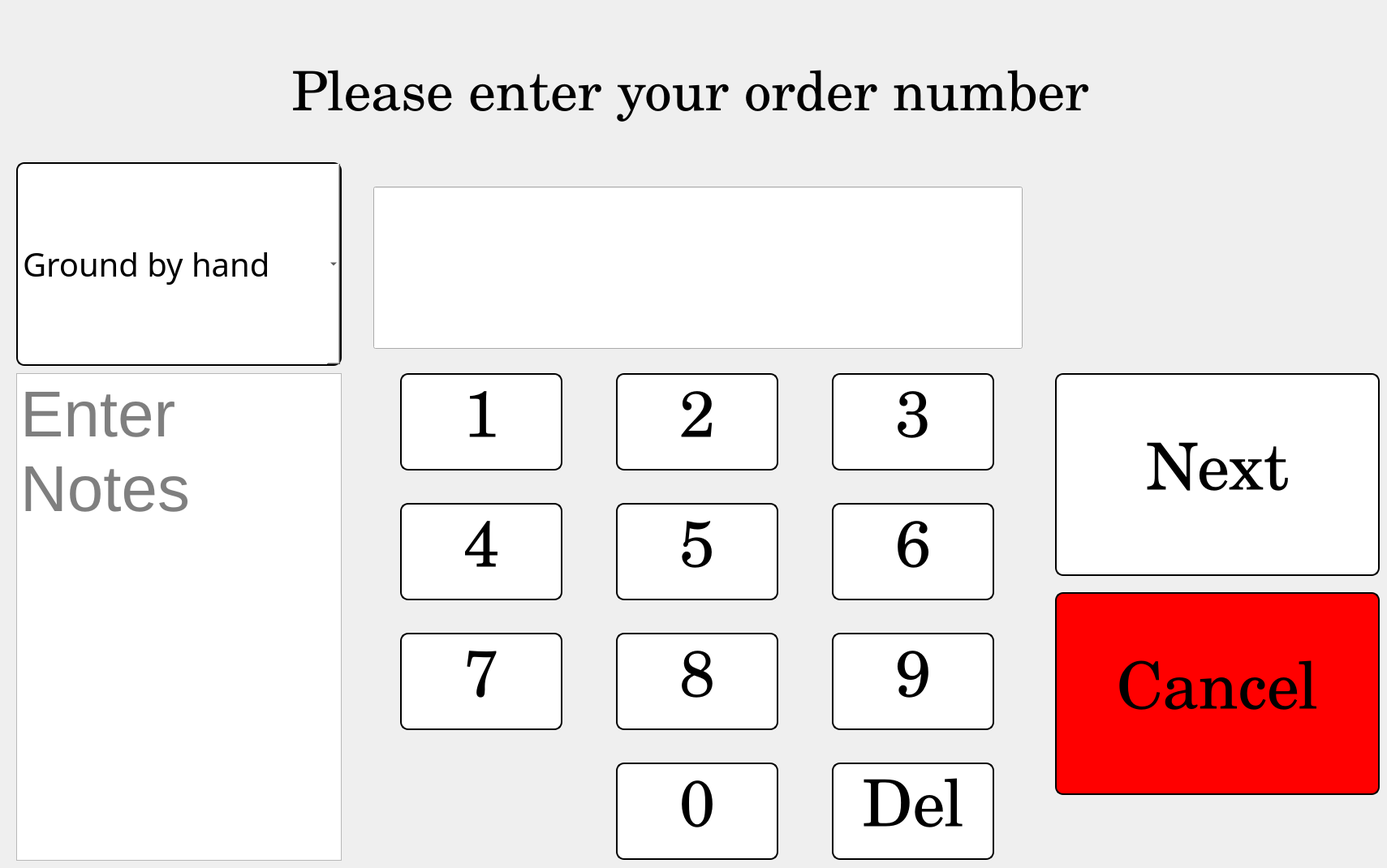
    <widget class="QWidget" name="OrderNumPage">
     <widget class="QLabel" name="enter_id_lbl">
      <property name="geometry">
       <rect>
        <x>290</x>
        <y>20</y>
        <width>1121</width>
        <height>200</height>
       </rect>
      </property>
      <property name="font">
       <font>
        <family>Century</family>
        <pointsize>50</pointsize>
       </font>
      </property>
      <property name="text">
       <string>Please enter your order number</string>
      </property>
      <property name="alignment">
       <set>Qt::AlignCenter</set>
      </property>
      <property name="wordWrap">
       <bool>true</bool>
      </property>
     </widget>
     <widget class="QLineEdit" name="order_num_entry">
      <property name="geometry">
       <rect>
        <x>460</x>
        <y>230</y>
        <width>800</width>
        <height>200</height>
       </rect>
      </property>
      <property name="font">
       <font>
        <pointsize>60</pointsize>
       </font>
      </property>
      <property name="inputMethodHints">
       <set>Qt::ImhDigitsOnly|Qt::ImhPreferNumbers</set>
      </property>
      <property name="text">
       <string/>
      </property>
      <property name="alignment">
       <set>Qt::AlignCenter</set>
      </property>
     </widget>
     <widget class="QPushButton" name="order_num_cancel_btn">
      <property name="geometry">
       <rect>
        <x>1300</x>
        <y>730</y>
        <width>400</width>
        <height>250</height>
       </rect>
      </property>
      <property name="font">
       <font>
        <family>Century</family>
        <pointsize>60</pointsize>
       </font>
      </property>
      <property name="styleSheet">
       <string notr="true">background-color: red;
    border-style: outset;
    border-width: 2px;
    border-radius: 10px;
    border-color: black;
   outline:none;
    padding: 6px;</string>
      </property>
      <property name="text">
       <string>Cancel</string>
      </property>
     </widget>
     <widget class="QPushButton" name="one_btn">
      <property name="geometry">
       <rect>
        <x>493</x>
        <y>460</y>
        <width>200</width>
        <height>120</height>
       </rect>
      </property>
      <property name="font">
       <font>
        <family>Century</family>
        <pointsize>60</pointsize>
       </font>
      </property>
      <property name="styleSheet">
       <string notr="true">background-color: white;
    border-style: outset;
    border-width: 2px;
    border-radius: 10px;
    border-color: black;
   outline:none;
    padding: 6px;</string>
      </property>
      <property name="text">
       <string>1</string>
      </property>
     </widget>
     <widget class="QPushButton" name="two_btn">
      <property name="geometry">
       <rect>
        <x>759</x>
        <y>460</y>
        <width>200</width>
        <height>120</height>
       </rect>
      </property>
      <property name="font">
       <font>
        <family>Century</family>
        <pointsize>60</pointsize>
       </font>
      </property>
      <property name="styleSheet">
       <string notr="true">background-color: white;
    border-style: outset;
    border-width: 2px;
    border-radius: 10px;
    border-color: black;
   outline:none;
    padding: 6px;</string>
      </property>
      <property name="text">
       <string>2</string>
      </property>
     </widget>
     <widget class="QPushButton" name="three_btn">
      <property name="geometry">
       <rect>
        <x>1025</x>
        <y>460</y>
        <width>200</width>
        <height>120</height>
       </rect>
      </property>
      <property name="font">
       <font>
        <family>Century</family>
        <pointsize>60</pointsize>
       </font>
      </property>
      <property name="styleSheet">
       <string notr="true">background-color: white;
    border-style: outset;
    border-width: 2px;
    border-radius: 10px;
    border-color: black;
   outline:none;
    padding: 6px;</string>
      </property>
      <property name="text">
       <string>3</string>
      </property>
     </widget>
     <widget class="QPushButton" name="four_btn">
      <property name="geometry">
       <rect>
        <x>493</x>
        <y>620</y>
        <width>200</width>
        <height>120</height>
       </rect>
      </property>
      <property name="font">
       <font>
        <family>Century</family>
        <pointsize>60</pointsize>
       </font>
      </property>
      <property name="styleSheet">
       <string notr="true">background-color: white;
    border-style: outset;
    border-width: 2px;
    border-radius: 10px;
    border-color: black;
   outline:none;
    padding: 6px;</string>
      </property>
      <property name="text">
       <string>4</string>
      </property>
     </widget>
     <widget class="QPushButton" name="five_btn">
      <property name="geometry">
       <rect>
        <x>759</x>
        <y>620</y>
        <width>200</width>
        <height>120</height>
       </rect>
      </property>
      <property name="font">
       <font>
        <family>Century</family>
        <pointsize>60</pointsize>
       </font>
      </property>
      <property name="styleSheet">
       <string notr="true">background-color: white;
    border-style: outset;
    border-width: 2px;
    border-radius: 10px;
    border-color: black;
   outline:none;
    padding: 6px;</string>
      </property>
      <property name="text">
       <string>5</string>
      </property>
     </widget>
     <widget class="QPushButton" name="six_btn">
      <property name="geometry">
       <rect>
        <x>1025</x>
        <y>620</y>
        <width>200</width>
        <height>120</height>
       </rect>
      </property>
      <property name="font">
       <font>
        <family>Century</family>
        <pointsize>60</pointsize>
       </font>
      </property>
      <property name="styleSheet">
       <string notr="true">background-color: white;
    border-style: outset;
    border-width: 2px;
    border-radius: 10px;
    border-color: black;
   outline:none;
    padding: 6px;</string>
      </property>
      <property name="text">
       <string>6</string>
      </property>
     </widget>
     <widget class="QPushButton" name="seven_btn">
      <property name="geometry">
       <rect>
        <x>493</x>
        <y>780</y>
        <width>200</width>
        <height>120</height>
       </rect>
      </property>
      <property name="font">
       <font>
        <family>Century</family>
        <pointsize>60</pointsize>
       </font>
      </property>
      <property name="styleSheet">
       <string notr="true">background-color: white;
    border-style: outset;
    border-width: 2px;
    border-radius: 10px;
    border-color: black;
   outline:none;
    padding: 6px;</string>
      </property>
      <property name="text">
       <string>7</string>
      </property>
     </widget>
     <widget class="QPushButton" name="eight_btn">
      <property name="geometry">
       <rect>
        <x>759</x>
        <y>780</y>
        <width>200</width>
        <height>120</height>
       </rect>
      </property>
      <property name="font">
       <font>
        <family>Century</family>
        <pointsize>60</pointsize>
       </font>
      </property>
      <property name="styleSheet">
       <string notr="true">background-color: white;
    border-style: outset;
    border-width: 2px;
    border-radius: 10px;
    border-color: black;
   outline:none;
    padding: 6px;</string>
      </property>
      <property name="text">
       <string>8</string>
      </property>
     </widget>
     <widget class="QPushButton" name="nine_btn">
      <property name="geometry">
       <rect>
        <x>1025</x>
        <y>780</y>
        <width>200</width>
        <height>120</height>
       </rect>
      </property>
      <property name="font">
       <font>
        <family>Century</family>
        <pointsize>60</pointsize>
       </font>
      </property>
      <property name="styleSheet">
       <string notr="true">background-color: white;
    border-style: outset;
    border-width: 2px;
    border-radius: 10px;
    border-color: black;
   outline:none;
    padding: 6px;</string>
      </property>
      <property name="text">
       <string>9</string>
      </property>
     </widget>
     <widget class="QPushButton" name="zero_btn">
      <property name="geometry">
       <rect>
        <x>759</x>
        <y>940</y>
        <width>200</width>
        <height>120</height>
       </rect>
      </property>
      <property name="font">
       <font>
        <family>Century</family>
        <pointsize>60</pointsize>
       </font>
      </property>
      <property name="styleSheet">
       <string notr="true">background-color: white;
    border-style: outset;
    border-width: 2px;
    border-radius: 10px;
    border-color: black;
   outline:none;
    padding: 6px;</string>
      </property>
      <property name="text">
       <string>0</string>
      </property>
     </widget>
     <widget class="QPushButton" name="delete_btn">
      <property name="geometry">
       <rect>
        <x>1025</x>
        <y>940</y>
        <width>200</width>
        <height>120</height>
       </rect>
      </property>
      <property name="font">
       <font>
        <family>Century</family>
        <pointsize>60</pointsize>
       </font>
      </property>
      <property name="styleSheet">
       <string notr="true">background-color: white;
    border-style: outset;
    border-width: 2px;
    border-radius: 10px;
    border-color: black;
   outline:none;
    padding: 6px;</string>
      </property>
      <property name="text">
       <string>Del</string>
      </property>
     </widget>
     <widget class="QPushButton" name="order_num_next_btn">
      <property name="geometry">
       <rect>
        <x>1300</x>
        <y>460</y>
        <width>400</width>
        <height>250</height>
       </rect>
      </property>
      <property name="font">
       <font>
        <family>Century</family>
        <pointsize>60</pointsize>
       </font>
      </property>
      <property name="styleSheet">
       <string notr="true">background-color: white;
    border-style: outset;
    border-width: 2px;
    border-radius: 10px;
    border-color: black;
   outline:none;
    padding: 6px;
</string>
      </property>
      <property name="text">
       <string>Next</string>
      </property>
     </widget>
     <widget class="QComboBox" name="prep_combo_box">
      <property name="geometry">
       <rect>
        <x>20</x>
        <y>200</y>
        <width>401</width>
        <height>251</height>
       </rect>
      </property>
      <property name="font">
       <font>
        <family>aakar</family>
        <pointsize>30</pointsize>
       </font>
      </property>
      <property name="styleSheet">
       <string notr="true">background-color: white;
    border-style: outset;
    border-width: 2px;
    border-radius: 10px;
    border-color: black;
   outline:none;
    padding: 6px;
</string>
      </property>
      <item>
       <property name="text">
        <string>Ground by hand</string>
       </property>
      </item>
      <item>
       <property name="text">
        <string>Mechanical grind</string>
       </property>
      </item>
      <item>
       <property name="text">
        <string>Flower intact</string>
       </property>
      </item>
     </widget>
     <widget class="QTextEdit" name="notes_entry">
      <property name="geometry">
       <rect>
        <x>20</x>
        <y>460</y>
        <width>401</width>
        <height>601</height>
       </rect>
      </property>
      <property name="font">
       <font>
        <pointsize>60</pointsize>
       </font>
      </property>
      <property name="html">
       <string>&lt;!DOCTYPE HTML PUBLIC &quot;-//W3C//DTD HTML 4.0//EN&quot; &quot;http://www.w3.org/TR/REC-html40/strict.dtd&quot;&gt;
&lt;html&gt;&lt;head&gt;&lt;meta name=&quot;qrichtext&quot; content=&quot;1&quot; /&gt;&lt;style type=&quot;text/css&quot;&gt;
p, li { white-space: pre-wrap; }
&lt;/style&gt;&lt;/head&gt;&lt;body style=&quot; font-family:'MS Shell Dlg 2'; font-size:60pt; font-weight:400; font-style:normal;&quot;&gt;
&lt;p style=&quot;-qt-paragraph-type:empty; margin-top:0px; margin-bottom:0px; margin-left:0px; margin-right:0px; -qt-block-indent:0; text-indent:0px; font-family:'Ubuntu';&quot;&gt;&lt;br /&gt;&lt;/p&gt;&lt;/body&gt;&lt;/html&gt;</string>
      </property>
      <property name="placeholderText">
       <string>Enter Notes</string>
      </property>
      <property name="markdown" stdset="0">
       <string/>
      </property>
     </widget>
    </widget>
